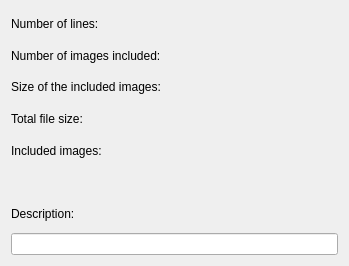
<ui version="4.0" >
 <author></author>
 <comment>***************************************************************************
 *                                                                         *
 *   This program is free software; you can redistribute it and/or modify  *
 *   it under the terms of the GNU General Public License as published by  *
 *   the Free Software Foundation; version 2 of the License.               *
 *                                                                         *
 ***************************************************************************
</comment>
 <exportmacro></exportmacro>
 <class>FileInfoDlg</class>
 <widget class="QWidget" name="FileInfoDlg" >
  <property name="geometry" >
   <rect>
    <x>0</x>
    <y>0</y>
    <width>349</width>
    <height>266</height>
   </rect>
  </property>
  <layout class="QGridLayout" >
   <property name="margin" >
    <number>11</number>
   </property>
   <property name="spacing" >
    <number>6</number>
   </property>
   <item row="0" column="0" >
    <widget class="QLabel" name="lineNum" >
     <property name="text" >
      <string>Number of lines:</string>
     </property>
    </widget>
   </item>
   <item row="1" column="0" >
    <widget class="QLabel" name="imageNum" >
     <property name="text" >
      <string>Number of images included:</string>
     </property>
    </widget>
   </item>
   <item row="2" column="0" >
    <widget class="QLabel" name="imageSize" >
     <property name="text" >
      <string>Size of the included images:</string>
     </property>
    </widget>
   </item>
   <item row="3" column="0" >
    <widget class="QLabel" name="totalSize" >
     <property name="text" >
      <string>Total file size:</string>
     </property>
    </widget>
   </item>
   <item row="5" column="0" >
    <widget class="Q3ListBox" name="imageList" >
     <property name="selectionMode" >
      <enum>Q3ListBox::NoSelection</enum>
     </property>
    </widget>
   </item>
   <item row="4" column="0" >
    <widget class="QLabel" name="includedLabel" >
     <property name="text" >
      <string>Included images:</string>
     </property>
    </widget>
   </item>
   <item row="6" column="0" >
    <widget class="QLabel" name="fileDescLbl" >
     <property name="text" >
      <string>Description:</string>
     </property>
     <property name="buddy" >
      <cstring>fileDesc</cstring>
     </property>
    </widget>
   </item>
   <item row="7" column="0" >
    <widget class="QLineEdit" name="fileDesc" />
   </item>
  </layout>
 </widget>
 <layoutdefault spacing="6" margin="11" />
 <pixmapfunction>qPixmapFromMimeSource</pixmapfunction>
 <customwidgets>
  <customwidget>
   <class>Q3ListBox</class>
   <extends></extends>
   <header>q3listbox.h</header>
   <container>0</container>
   <pixmap></pixmap>
  </customwidget>
 </customwidgets>
 <resources/>
 <connections/>
</ui>
